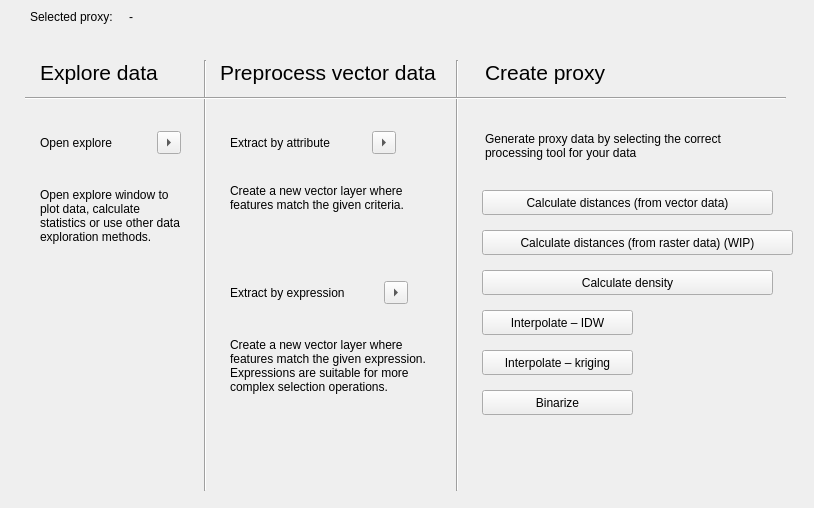
<?xml version="1.0" encoding="UTF-8"?>
<ui version="4.0">
 <class>wizard_proxy_creation_page</class>
 <widget class="QWizardPage" name="wizard_proxy_creation_page">
  <property name="geometry">
   <rect>
    <x>0</x>
    <y>0</y>
    <width>814</width>
    <height>508</height>
   </rect>
  </property>
  <property name="windowTitle">
   <string>WizardPage</string>
  </property>
  <widget class="QPushButton" name="calculate_density_btn">
   <property name="geometry">
    <rect>
     <x>482</x>
     <y>270</y>
     <width>291</width>
     <height>25</height>
    </rect>
   </property>
   <property name="text">
    <string>Calculate density</string>
   </property>
  </widget>
  <widget class="QPushButton" name="interpolate_kriging_btn">
   <property name="geometry">
    <rect>
     <x>482</x>
     <y>350</y>
     <width>151</width>
     <height>25</height>
    </rect>
   </property>
   <property name="text">
    <string>Interpolate – kriging</string>
   </property>
  </widget>
  <widget class="QLabel" name="label_12">
   <property name="geometry">
    <rect>
     <x>485</x>
     <y>60</y>
     <width>141</width>
     <height>24</height>
    </rect>
   </property>
   <property name="font">
    <font>
     <pointsize>16</pointsize>
    </font>
   </property>
   <property name="text">
    <string>Create proxy</string>
   </property>
  </widget>
  <widget class="QPushButton" name="calculate_distances_vector_btn">
   <property name="geometry">
    <rect>
     <x>482</x>
     <y>190</y>
     <width>291</width>
     <height>25</height>
    </rect>
   </property>
   <property name="text">
    <string>Calculate distances (from vector data)</string>
   </property>
  </widget>
  <widget class="QPushButton" name="calculate_distances_raster_btn">
   <property name="geometry">
    <rect>
     <x>482</x>
     <y>230</y>
     <width>311</width>
     <height>25</height>
    </rect>
   </property>
   <property name="text">
    <string>Calculate distances (from raster data) (WIP)</string>
   </property>
  </widget>
  <widget class="QPushButton" name="binarize_btn">
   <property name="geometry">
    <rect>
     <x>482</x>
     <y>390</y>
     <width>151</width>
     <height>25</height>
    </rect>
   </property>
   <property name="text">
    <string>Binarize</string>
   </property>
  </widget>
  <widget class="QPushButton" name="interpolate_idw_btn">
   <property name="geometry">
    <rect>
     <x>482</x>
     <y>310</y>
     <width>151</width>
     <height>25</height>
    </rect>
   </property>
   <property name="text">
    <string>Interpolate – IDW</string>
   </property>
  </widget>
  <widget class="QLabel" name="label_13">
   <property name="geometry">
    <rect>
     <x>40</x>
     <y>60</y>
     <width>141</width>
     <height>24</height>
    </rect>
   </property>
   <property name="font">
    <font>
     <pointsize>16</pointsize>
    </font>
   </property>
   <property name="text">
    <string>Explore data</string>
   </property>
  </widget>
  <widget class="Line" name="line">
   <property name="geometry">
    <rect>
     <x>195</x>
     <y>60</y>
     <width>20</width>
     <height>431</height>
    </rect>
   </property>
   <property name="orientation">
    <enum>Qt::Vertical</enum>
   </property>
  </widget>
  <widget class="Line" name="line_2">
   <property name="geometry">
    <rect>
     <x>447</x>
     <y>60</y>
     <width>20</width>
     <height>431</height>
    </rect>
   </property>
   <property name="orientation">
    <enum>Qt::Vertical</enum>
   </property>
  </widget>
  <widget class="Line" name="line_3">
   <property name="geometry">
    <rect>
     <x>25</x>
     <y>88</y>
     <width>761</width>
     <height>20</height>
    </rect>
   </property>
   <property name="orientation">
    <enum>Qt::Horizontal</enum>
   </property>
  </widget>
  <widget class="QLabel" name="label_5">
   <property name="geometry">
    <rect>
     <x>40</x>
     <y>160</y>
     <width>141</width>
     <height>111</height>
    </rect>
   </property>
   <property name="text">
    <string>Open explore window to plot data, calculate statistics or use other data exploration methods.</string>
   </property>
   <property name="wordWrap">
    <bool>true</bool>
   </property>
  </widget>
  <widget class="QWidget" name="layoutWidget_3">
   <property name="geometry">
    <rect>
     <x>40</x>
     <y>130</y>
     <width>141</width>
     <height>25</height>
    </rect>
   </property>
   <layout class="QHBoxLayout" name="horizontalLayout_3">
    <item>
     <widget class="QLabel" name="label_6">
      <property name="text">
       <string>Open explore</string>
      </property>
     </widget>
    </item>
    <item>
     <widget class="QToolButton" name="open_explore_btn">
      <property name="text">
       <string>...</string>
      </property>
      <property name="arrowType">
       <enum>Qt::RightArrow</enum>
      </property>
     </widget>
    </item>
   </layout>
  </widget>
  <widget class="QLabel" name="label_7">
   <property name="geometry">
    <rect>
     <x>485</x>
     <y>120</y>
     <width>271</width>
     <height>51</height>
    </rect>
   </property>
   <property name="text">
    <string>Generate proxy data by selecting the correct processing tool for your data</string>
   </property>
   <property name="wordWrap">
    <bool>true</bool>
   </property>
  </widget>
  <widget class="QWidget" name="layoutWidget">
   <property name="geometry">
    <rect>
     <x>230</x>
     <y>130</y>
     <width>166</width>
     <height>25</height>
    </rect>
   </property>
   <layout class="QHBoxLayout" name="horizontalLayout">
    <item>
     <widget class="QLabel" name="label">
      <property name="text">
       <string>Extract by attribute</string>
      </property>
     </widget>
    </item>
    <item>
     <widget class="QToolButton" name="extract_by_attribute_btn">
      <property name="text">
       <string>...</string>
      </property>
      <property name="arrowType">
       <enum>Qt::RightArrow</enum>
      </property>
     </widget>
    </item>
   </layout>
  </widget>
  <widget class="QWidget" name="layoutWidget_2">
   <property name="geometry">
    <rect>
     <x>230</x>
     <y>280</y>
     <width>178</width>
     <height>25</height>
    </rect>
   </property>
   <layout class="QHBoxLayout" name="horizontalLayout_2">
    <item>
     <widget class="QLabel" name="label_2">
      <property name="text">
       <string>Extract by expression</string>
      </property>
     </widget>
    </item>
    <item>
     <widget class="QToolButton" name="extract_by_expression_btn">
      <property name="text">
       <string>...</string>
      </property>
      <property name="arrowType">
       <enum>Qt::RightArrow</enum>
      </property>
     </widget>
    </item>
   </layout>
  </widget>
  <widget class="QLabel" name="label_14">
   <property name="geometry">
    <rect>
     <x>220</x>
     <y>60</y>
     <width>231</width>
     <height>24</height>
    </rect>
   </property>
   <property name="font">
    <font>
     <pointsize>16</pointsize>
    </font>
   </property>
   <property name="text">
    <string>Preprocess vector data</string>
   </property>
  </widget>
  <widget class="QLabel" name="label_4">
   <property name="geometry">
    <rect>
     <x>230</x>
     <y>310</y>
     <width>211</width>
     <height>111</height>
    </rect>
   </property>
   <property name="text">
    <string>Create a new vector layer where features match the given expression. Expressions are suitable for more complex selection operations.</string>
   </property>
   <property name="wordWrap">
    <bool>true</bool>
   </property>
  </widget>
  <widget class="QLabel" name="label_3">
   <property name="geometry">
    <rect>
     <x>230</x>
     <y>152</y>
     <width>211</width>
     <height>91</height>
    </rect>
   </property>
   <property name="text">
    <string>Create a new vector layer where features match the given criteria.</string>
   </property>
   <property name="wordWrap">
    <bool>true</bool>
   </property>
  </widget>
  <widget class="QWidget" name="">
   <property name="geometry">
    <rect>
     <x>30</x>
     <y>10</y>
     <width>751</width>
     <height>41</height>
    </rect>
   </property>
   <layout class="QHBoxLayout" name="horizontalLayout_4">
    <item>
     <widget class="QLabel" name="label_8">
      <property name="text">
       <string>Selected proxy:</string>
      </property>
      <property name="alignment">
       <set>Qt::AlignLeading|Qt::AlignLeft|Qt::AlignTop</set>
      </property>
     </widget>
    </item>
    <item>
     <spacer name="horizontalSpacer">
      <property name="orientation">
       <enum>Qt::Horizontal</enum>
      </property>
      <property name="sizeType">
       <enum>QSizePolicy::Fixed</enum>
      </property>
      <property name="sizeHint" stdset="0">
       <size>
        <width>10</width>
        <height>20</height>
       </size>
      </property>
     </spacer>
    </item>
    <item>
     <widget class="QLabel" name="selected_proxy_label">
      <property name="sizePolicy">
       <sizepolicy hsizetype="Expanding" vsizetype="Preferred">
        <horstretch>0</horstretch>
        <verstretch>0</verstretch>
       </sizepolicy>
      </property>
      <property name="text">
       <string>-</string>
      </property>
      <property name="alignment">
       <set>Qt::AlignLeading|Qt::AlignLeft|Qt::AlignTop</set>
      </property>
      <property name="wordWrap">
       <bool>true</bool>
      </property>
     </widget>
    </item>
   </layout>
  </widget>
 </widget>
 <resources/>
 <connections/>
</ui>
